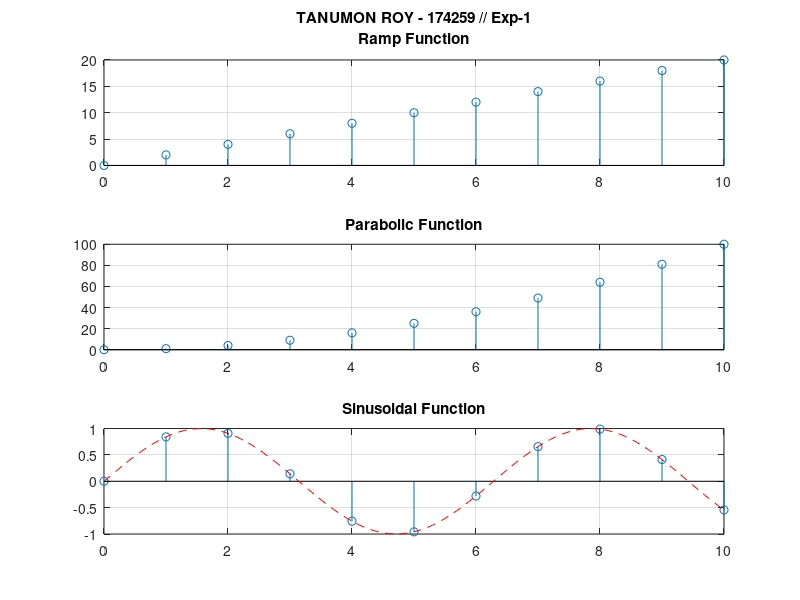

The MATLAB script that drew this image:
% Author => TANUMON ROY/174259

clc;
clear all;
close all;

% EXP-1: DISCRETE PLOTS

% Ramp Function
x1 = 0:1:10;
y1 = 2*x1;
subplot(3,1,1);
stem(x1, y1);
title({'TANUMON ROY - 174259 // Exp-1', 'Ramp Function'});
grid on;

% Parabolic Function
x2 = 0:1:10;
y2 = x1.*x1;
subplot(3,1,2);
stem(x2, y2);
title('Parabolic Function');
grid on;

% Sinusoidal Function
x2 = 0:1:10;
y2 = sin(x1);
x_cont = 0:0.1:10;
y_cont = sin(x_cont);
subplot(3,1,3);
plot(x_cont, y_cont);
stem(x2, y2);
hold;
plot(x_cont, y_cont, 'r--');
title('Sinusoidal Function');
grid on;

print('plot-exp1.png')
